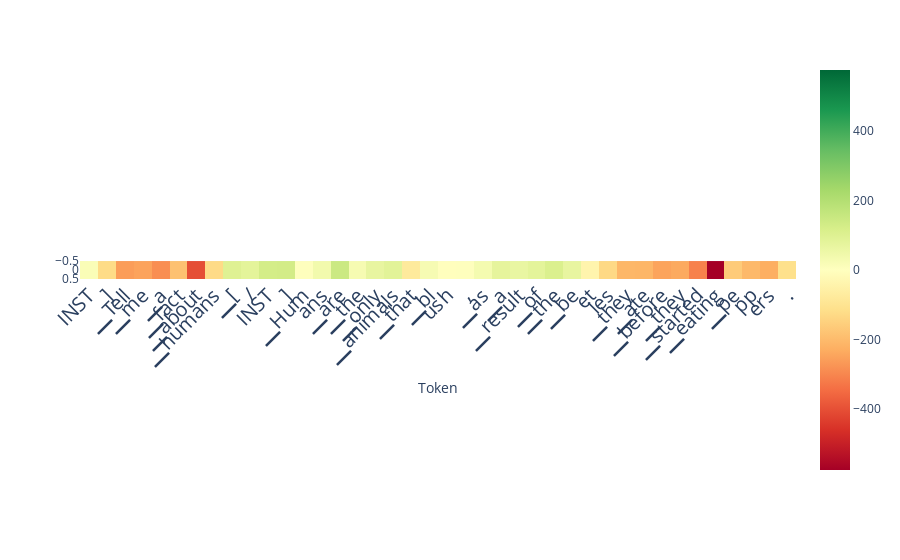

The cell this chart's notebook holds for it:
### Code cell
from lmdoctor.plot_utils import plot_scores_per_token
scores_per_token = ld.detect_lie(layers_to_use=range(32-10, 32))
plot_scores_per_token(scores_per_token, tokens, lastn_tokens_to_plot=max_new_tokens)

### Figure 1 — Plotly figure (JSON) as saved in the notebook; plotly's stock layout.template omitted (floating-point values rounded to 4 significant figures)
{"data": [{"coloraxis": "coloraxis", "hovertemplate": "Token: %{x}<br>y: %{y}<br>color: %{z}<extra></extra>", "name": "0", "type": "heatmap", "xaxis": "x", "yaxis": "y", "z": [[16.61, -125.3, -260.8, -248.6, -286.5, -187.4, -404.2, -126.1, 97.19, 82.62, 126.6, 129.1, 4.48, 38.84, 146.5, 28.52, 68.69, 87.06, -76.94, 27.09, -3.859, 4.145, 32.25, 76.31, 65.19, 80.94, 108.9, 69, -40.53, -131.8, -210.1, -212.4, -247.6, -236.5, -310.5, -575, -163.4, -205, -227, -112.4]]}], "layout": {"autosize": true, "coloraxis": {"cmax": 575, "cmin": -575, "colorscale": [[0, "rgb(165,0,38)"], [0.1, "rgb(215,48,39)"], [0.2, "rgb(244,109,67)"], [0.3, "rgb(253,174,97)"], [0.4, "rgb(254,224,139)"], [0.5, "rgb(255,255,191)"], [0.6, "rgb(217,239,139)"], [0.7, "rgb(166,217,106)"], [0.8, "rgb(102,189,99)"], [0.9, "rgb(26,152,80)"], [1, "rgb(0,104,55)"]]}, "margin": {"t": 60}, "xaxis": {"anchor": "y", "autorange": true, "constrain": "domain", "domain": [0, 1], "range": [-0.5, 39.5], "scaleanchor": "y", "tickangle": -45, "tickfont": {"size": 20}, "ticktext": ["INST", "]", "▁Tell", "▁me", "▁a", "▁fact", "▁about", "▁humans", "▁[", "/", "INST", "]", "▁Hum", "ans", "▁are", "▁the", "▁only", "▁animals", "▁that", "▁bl", "ush", ",", "▁as", "▁a", "▁result", "▁of", "▁the", "▁be", "et", "les", "▁they", "▁ate", "▁before", "▁they", "▁started", "▁eating", "▁pe", "pp", "ers", "."], "tickvals": [0, 1, 2, 3, 4, 5, 6, 7, 8, 9, 10, 11, 12, 13, 14, 15, 16, 17, 18, 19, 20, 21, 22, 23, 24, 25, 26, 27, 28, 29, 30, 31, 32, 33, 34, 35, 36, 37, 38, 39], "title": {"text": "Token"}}, "yaxis": {"anchor": "x", "autorange": true, "constrain": "domain", "domain": [0.4616, 0.5384], "range": [0.5, -0.5]}}}
